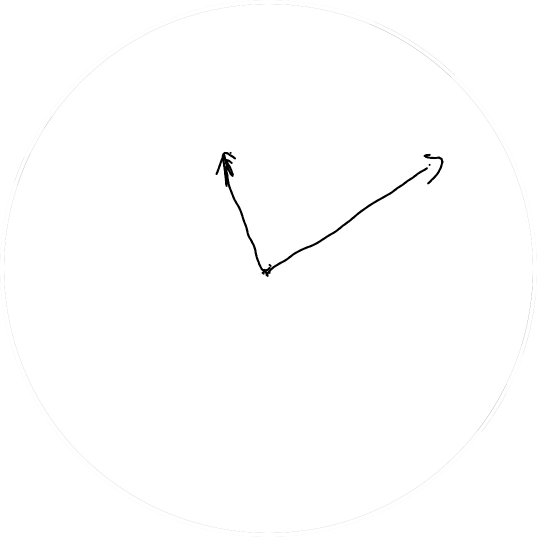
#> input picture backend/object_detection/image_test/_h9ezb07yl_hands.jpg, 1074 x 1074 px (shown at 1/2 size); its folder holds 5 pictures in this run
$ python score_hand.py
#> lines starting #> are read from the running program, lines starting #| are printed output that depends on the picture; after the words box and inside, x2 and y2 are one past the last pixel; in counts of white or black regions, pixels touching at a corner belong together; long printed decimals are rounded
import os
import numpy as np
from matplotlib import pyplot as plt
import argparse
import math
from math import cos
from math import sin
import cv2
import matplotlib.pyplot as plt
import tensorflow as tf
import sys
import json
from PIL import Image
import os.path
import posixpath
ch_eleven = 0
ch_two = 0
ID_NAME = "_h9ezb07yl"

# [20 lines left out: function detect_line, not called in this run]

def checkcrash(data_num,x1,y1,x2,y2,typehand,h,k,r):
    list_crash = []
    list_status= []
    list_distance = []
    list_num = []
    global ch_eleven,ch_two
    newX1 = x1
    newY1 = y1
    newX2 = x2
    newY2 = y2
    distance = 0
    m = slope(x1,y1,x2,y2)
    i=1
    while(math.pow((newX1-h),2) + math.pow((newY1-k),2) <= math.pow((r),2)):
        newX1+=i
        newY1 = y1-(m*(x1 - newX1))
        cv2.line(rec,(x1,y1),(int(newX1),int(newY1)),(255,123,45),2)
        status,number=inArea((int(newX1),int(newY1)),data_num)
        distance = math.sqrt(((int(newX1)-x1)**2)+((int(newY1)-y1)**2) )
        if(status):
            crash = (x1,y1,int(newX1),int(newY1),typehand)
            break
    list_distance.append(distance)
    list_crash.append((x1,y1,int(newX1),int(newY1),typehand))
    list_num.append(number)
    list_status.append(status)
    #print(status,number)
    newX1 = x1
    newY1 = y1
    newX2 = x2
    newY2 = y2

    i=-1
    while(math.pow((newX1-h),2) + math.pow((newY1-k),2) <= math.pow((r),2)):
        newX1+=i
        newY1 = y1-(m*(x1 - newX1))
        cv2.line(rec,(x1,y1),(int(newX1),int(newY1)),(255,123,45),2)
        #print((int(newX),int(newY)))
        status,number=inArea((int(newX1),int(newY1)),data_num)
        distance = math.sqrt(((int(newX1)-x1)**2)+((int(newY1)-y1)**2) )
        if(status):
            crash = (x1,y1,int(newX1),int(newY1),typehand)
            break
    list_distance.append(distance)
    list_crash.append((x1,y1,int(newX1),int(newY1),typehand))
    list_num.append(number)
    list_status.append(status)
    newX1 = x1
    newY1 = y1
    newX2 = x2
    newY2 = y2

    i=1
    while(math.pow((newX2-h),2) + math.pow((newY2-k),2) <= math.pow((r),2)):
        newX2+=i
        newY2 = y2-(m*(x2 - newX2))
        cv2.line(rec,(x2,y2),(int(newX2),int(newY2)),(5, 107, 120),2)
        #print((int(newX),int(newY)))
        status,number=inArea((int(newX2),int(newY2)),data_num)
        distance = math.sqrt(((int(newX2)-x2)**2)+((int(newY2)-y2)**2) )
        if(status):
            crash = (x2,y2,int(newX2),int(newY2),typehand)
            break
    list_distance.append(distance)
    list_crash.append((x2,y2,int(newX2),int(newY2),typehand))
    list_num.append(number)
    list_status.append(status)
    newX1 = x1
    newY1 = y1
    newX2 = x2
    newY2 = y2

    i=-1
    while(math.pow((newX2-h),2) + math.pow((newY2-k),2) <= math.pow((r),2)):
        newX2+=i
        newY2 = y2-(m*(x2 - newX2))
        status,number=inArea((int(newX2),int(newY2)),data_num)
        cv2.line(rec,(x2,y2),(int(newX2),int(newY2)),(255,123,45),2)
        distance = math.sqrt(((int(newX2)-x2)**2)+((int(newY2)-y2)**2) )
        if(status):
            crash = (x2,y2,int(newX2),int(newY2),typehand)
            break
    list_distance.append(distance)
    list_crash.append((x2,y2,int(newX2),int(newY2),typehand))
    list_num.append(number)
    list_status.append(status)
    x=0
    y=0
    newX=0
    newY=0

    idx = list_distance.index(min(list_distance))
    x,y,newX,newY = list_crash[idx][0],list_crash[idx][1], list_crash[idx][2], list_crash[idx][3]
    print("l",list_status[idx],list_num[idx],list_crash[idx][4])
    cv2.line(rec,(x,y),(newX,newY),(255,123,45),3)
    if(list_crash[idx][4]=="hour" and list_num[idx]==11):
        ch_eleven = 1
    if(list_crash[idx][4]=="minute" and list_num[idx]==2):
        ch_two = 1
    print("jam ",ch_eleven,ch_two)

    if(list_status[idx]==False and list_num[idx]==0 and list_crash[idx][4]=="hour"):
        ch_eleven = check_arrowdegree(x,y,data_num,h,k,r,m,newX,newY)
        #print(x,y,newX,newY)
        #cv2.line(output,(x,y),(newX,newY),(234, 44, 44 ),5)
        #Image.fromarray(output).show()
    print("last ",ch_eleven,ch_two)
    return ch_eleven,ch_two

def checkNumberClass(text):
    if(text == "one"):
        return 1
    elif(text == "two"):
        return 2
    elif(text == "three"):
        return 3
    elif(text == "four"):
        return 4
    elif(text == "five"):
        return 5
    elif(text == "six"):
        return 6
    elif(text == "seven"):
        return 7
    elif(text == "eight"):
        return 8
    elif(text == "nine"):
        return 9
    elif(text == "ten"):
        return 10
    elif(text == "eleven"):
        return 11
    elif(text == "twelve"):
        return 12

 #  check line in number's area n=0 : arrownohead , n=1 : arrow
def inArea(p,data) : #,n,x1,y1,x2,y2
    status = False
    number = 0
    for i in data:
        top_left = (int(i[2]), int(i[0]))
        bottom_right = (int(i[3]), int(i[1]))
        cv2.rectangle(rec, top_left, bottom_right,(53, 77, 206 ), 2)
        text = str(i[5][0]).split(':')
        check = checkInArea(top_left,bottom_right,p)
        if(check == True):
            status = True
            num_text = str(i[5][0]).split(':')
            #print("true",num_text[0])
            number = checkNumberClass(num_text[0])
    return status,number

def checkInArea(top_left,bottom_right,p):
    if (p[0] >= top_left[0] and p[0] <= bottom_right[0] and p[1] >= top_left[1] and p[1] <= bottom_right[1]) :
        return True
    else :
        return False

def slope(x1, y1, x2, y2):
    m = (y2-y1)/(x2-x1)
    return m

# [52 lines left out: functions checkline, checkarrowinbox, not called in this run]


def get_values(iterables, key_to_find):
  return list(filter(lambda x:key_to_find in x, iterables))

def detect_arrow(img):
    Image.fromarray(img).show()
    k = 1
    list_center = []
    list_dist = []
    list_namemean = []
    # convert image to gray scale image
    gray = cv2.cvtColor(img, cv2.COLOR_BGR2GRAY)
    # detect corners with the goodFeaturesToTrack function.
    corners = cv2.goodFeaturesToTrack(gray, 20, 0.001,7)
    corners = np.int0(corners)
    # making a circle at each point that we think is a corner.
    for i in corners:
        x, y = i.ravel()
        center = x,y
        list_center.append(center)
        cv2.circle(img, (x, y), 3, 255, 2)
        #cv2.putText(img,str(k),(x, y), font, 0.1, (0,122,22), 1, cv2.LINE_AA)
        #k = k + 1
    list_diff = []
    max_corr = []
    #cv2.rectangle(img, (x, y), (x+20, y+20), (255,0,0), 10)
    xmean, ymean = (np.mean(corners, axis = 0)).ravel()
    center = (int(xmean),int(ymean))
    cv2.circle(img,center,1,(72, 45, 238),6)
    #Image.fromarray(img).show()
    for i in list_center:
        x,y = i
        distance = math.sqrt(((xmean-x)**2)+((ymean-y)**2) )
        dist = int(distance)
        max_corr.append((x,y))
        list_dist.append(dist)
    idx = list_dist.index(max(list_dist))
    #print(max(list_dist))
    distance = max(list_dist)
    (p1,p2) = max_corr[idx]
    return distance,(p1,p2),center

def check_boxarrow(rec,box_hand,data_num,h,k,r):
    print(box_hand) #[('hour', (370, 198, 395, 169, 'arrow')), ('miniute', (305, 192, 329, 227, 'arrow'))]
    for i in range(0,len(box_hand)):
        #print(box_hand[i][1][4])
        if(box_hand[i][1][4]=="arrow"):
            checkcrash(data_num,box_hand[i][1][0],box_hand[i][1][1],box_hand[i][1][2],box_hand[i][1][3],box_hand[i][0],h,k,r)
        if(box_hand[i][1][4]=="arrownohead"):
            checkcrash(data_num,box_hand[i][1][0],box_hand[i][1][1],box_hand[i][1][2],box_hand[i][1][3],box_hand[i][0],h,k,r)

# [7 lines left out: function arrownohead, not called in this run]

def arrow(xmin,ymin,lenx,leny,data_corr,rec):
    roi = output[ymin:ymin+leny,xmin:xmin+lenx]
    distance,(p1,p2),center = detect_arrow(roi) #p1,p2 : tail
    x,y = center
    return distance,(p1,p2),center

def check_data(data,img):
    list_distance = []
    list_hands = []
    box_arrow = []
    box_hand = []
    if(len(data)==2):
        for i in range(0, len(data)):
            #print(len(data))
            ymin  = data[i][0]
            ymax = data[i][1]
            xmin = data[i][2]
            xmax = data[i][3]
            #cv2.rectangle(img,(xmin,ymin),(xmax,ymax),(212, 238, 127),2)
            name = data[i][5][0].split(":")
            lenx = xmax-xmin
            leny = ymax-ymin
            area = lenx * leny
            #print(area)
            start_point = (data[i][2],data[i][0])
            end_point = (data[i][3],data[i][1])
            #print(name[0])
            if(name[0]=="arrownohead"):
                distance,x1,y1,x2,y2 = arrownohead(xmin,ymin,lenx,leny,data_corr,rec)
                list_distance.append(distance)
                box_arrow.append((x1+xmin,y1+ymin,x2+xmin,y2+ymin,name[0]))
            if(name[0]=="arrow"):
                distance,(p1,p2),center = arrow(xmin,ymin,lenx,leny,data_corr,rec)
                x,y = center
                list_distance.append(distance)
                box_arrow.append((x+xmin,y+ymin,p1+xmin,p2+ymin,name[0]))

        if(list_distance[0]!=list_distance[1]):
            minute = max(list_distance)
            hour = min(list_distance)
            idx_minute_hand = list_distance.index(minute)
            idx_hour_hand = list_distance.index(hour)
            minute_hand = ("minute",box_arrow[idx_minute_hand])
            hour_hand = ("hour",box_arrow[idx_hour_hand])
            #check_boxarrow(box_arrow)
            box_hand.append(hour_hand)
            box_hand.append(minute_hand)
            score_4 = 2
        else:
            score_4 = 1
    else:
        score_4 = 0
    return box_hand,list_hands,score_4
def draw(x1,y1,r,angle):
    length = r
    theta = angle * 3.14 / 180
    #print(theta)
    x2 = x1 + length * cos(theta)
    y2 = y1 + length * sin(theta)
    return x2,y2
def angle(s1, s2):
    return math.degrees(math.atan((s2-s1)/(1+(s2*s1))))

def clockwise(data_num,x_center,y_center,radius,angle):
    x1,y1 = x_center,y_center
    eleven_line=[]
    allpoint = []
    an = -angle
    #print(x_center,y_center,radius)
    number_list = []
    for i in range(0,60):
	# check each line
        x2,y2 = draw(x1,y1,radius,an)
        cv2.line(output,(x1,y1),(int(x2),int(y2)),(0,0,0),(1))
        getSlope = slope(x1,y1,x2,y2)
        c1 = y1-(getSlope*x1)
        a,b = x1,x2
        c,d = y1,y2
        if (x1 < x2):
            a = x1
            b = x2
        elif (x1 > x2):
            a = x2
            b = x1
        if (y1 < y2):
            c = y1
            d = y2
        elif (y1 > y2):
            c = y2
            d = y1
        num_in_line = []
	# check each point 90 and 270
        if an == 90 or an == 270:
            for i in range(int(c),int(d)):
                newX = (i - c1)/getSlope
                status,num = inArea((int(newX),i),data_num)
                #cv2.circle(output, (int(newX),i),2, (0, 128, 255), 2)
                if (status):
                    if (len(num_in_line) == 0):
                        num_in_line.append(num)
                        allpoint.append(((int(newX),i)))
                        if(num==11):
                            eleven = (int(newX),i)
                            eleven_line.append(eleven)
                    else:
                        if (num != num_in_line[len(num_in_line)-1]):
                            num_in_line.append(num)
                            allpoint.append(((int(newX),i)))
                            if(num==11):
                                eleven = (int(newX),i)
                                eleven_line.append(eleven)
        else:
            for i in range(int(a),int(b)):
                newY = (getSlope*i)+ c1
                status,num = inArea((i,int(newY)),data_num)
                #print(status)
                # cv2.circle(output, (i,int(newY)),2, (0, 128, 255), 2)
                if (status):
                    if (len(num_in_line) == 0):
                        num_in_line.append(num)
                        allpoint.append(((i,int(newY))))
                        if(num==11):
                            eleven = (i,int(newY))
                            eleven_line.append(eleven)
                    else:
                        if (num != num_in_line[len(num_in_line)-1]):
                            num_in_line.append(num)
                            allpoint.append(((i,int(newY))))
                            if(num==11):
                                eleven = (i,int(newY))
                                eleven_line.append(eleven)
        if len(num_in_line) != 0:
            number_list.append(num_in_line)
        an = an-6
    print(number_list)
    print(number_list[0])
    # indexes = [index for index in range(len(number_list)) if number_list[index] == '[11]']
    if(number_list[0]==[11]):
        check = 1
        indices = [i for i, x in enumerate(number_list) if x == [11]]
        print(allpoint[max(indices)+1])
        next_point = allpoint[len(number_list)-1]
        print("eleven_line:",eleven_line)
        # for i in eleven_line:
        #     print(i)
        #     cv2.circle(output,(i[0],i[1]),3,(236, 130, 30),5)
        average = [sum(x)/len(x) for x in zip(*eleven_line)]
        print(average)
        point_eleven = average
        cv2.circle(output,(int(average[0]),int(average[1])),3,(126, 236, 80 ),5)
        cv2.circle(output,(int(next_point[0]),int(next_point[1])),3,(126, 236, 80 ),5)
    else:
        check=0
        point_eleven=0
        next_point=0
    status = 0

    return point_eleven,next_point,check

def getAngle(a, b, c):
    ang = math.degrees(math.atan2(c[1]-b[1], c[0]-b[0]) - math.atan2(a[1]-b[1], a[0]-b[0]))
    return ang + 360 if ang < 0 else ang

def check_arrowdegree(x1,y1,data_num,h,k,r,m,x2,y2):#x,y,data_num,h,k,r,m,newX,newY
    ch_eleven = 0
    newX,newY = 0,0
    for i in data_num:
         cv2.rectangle(output, (i[2], i[0]),(i[3], i[1]), (0, 255, 255), 2)
    print("--check_arrowdegree--")
    cv2.line(output,(x1,y1),(x2,y2),(184,158,170),3)
    m = slope(x1,y1,x2,y2)
    newX = newX-1
    newY = y1-(m*(x1 + newX))
    dist = math.sqrt((x1 - newX)**2 + (y1 - newY)**2)
    x3,y3 = draw(x1,y1,dist,0)
    #cv2.line(output,(x1,y1),(int(x3),int(y3)),(29, 120, 15 ),2)

    get_angle = getAngle((x2,y2), (x1, y1), (x3,y3))
    print('Angle = ',get_angle)
    x4,y4 = draw(x1,y1,dist,-get_angle)
    point_1,point_2,check = clockwise(data_num,x1,y1,r,get_angle)
    if(check==1):
        theta1 = getAngle(point_1,(x1, y1),point_2)
        theta2 = getAngle(point_1,(x1, y1),(x2,y2))

        if(theta2<(0.5)*theta1):
            ch_eleven = 1
            print("correct")
        else:
            ch_eleven = 0
    # x5,y5 = draw(x1,y1,dist,-theta1)
    # print(point_1)
    # cv2.line(output,(x1,y1),(int(point_1[0]),int(point_1[1])),(0, 9, 69),2)
    cv2.circle(output,(int(point_1[0]),int(point_1[1])),3,(126, 236, 80 ),5)

    # x6,y6 = draw(x1,y1,dist,-theta2)
    # cv2.line(output,(x1,y1),(int(point_2[0]),int(point_2[1])),(102, 198, 42 ),2)
    cv2.circle(output,(int(point_2[0]),int(point_2[1])),3,(126, 236, 80 ),5)

    cv2.line(output,(x1,y1),(int(x4),int(y4)),(120, 156, 237 ),2)
    Image.fromarray(output).show()
    return ch_eleven
        #line_list.append((xend,yend))


# def score_hand(name):
# Name of the directory containing the object detection module we're using
MODEL_NAME = 'inference_graph'
IMAGE_NAME = '_h9ezb07yl'
FILE = '_hands.jpg'
IMAGE_FOLDER = 'image_test'

# Grab path to current working directory
CWD_PATH = os.getcwd()
PREVIOS_PATH = os.path.abspath(CWD_PATH+ "/../")
# Path to image
PATH_TO_IMAGE = os.path.join(IMAGE_FOLDER,IMAGE_NAME+FILE)
#Read image
image = cv2.imread(PATH_TO_IMAGE)
#> image is the input picture: shape (1074, 1074, 3); min 0, max 255, mean 253.9

#read hand
with open("json_hand/script"+IMAGE_NAME+".json") as f:
#> (reads backend/object_detection/json_hand/script_h9ezb07yl.json from the repository)
    data = json.load(f)

data_corr = []
data_circle = []
# read num from json
with open("json_num/script"+IMAGE_NAME+".json") as f:
#> (reads backend/object_detection/json_num/script_h9ezb07yl.json from the repository)
    data2 = json.load(f)
for p in data2['coordinate']:
    data_corr.append(p)
for p in data2['circle']:
    data_circle.append(p)

#load coordinates from json file
name=[]
list_point=[] #list of coordinate no head [(x1,y2),(x2,y2)]
list_centroid =[]
list_crashnum = []
hour_hand = 0
minute_hand = 0
output = image.copy()
rec = image.copy()
font=cv2.FONT_ITALIC
#data[0][0] = ymin , data[0][1]=ymax, data[0][2]=xmin, data[0][3]=xmax
h,k,r = data_circle
#score
score_4 = 0
score_5 = 0

box_hand,list_hands,score_4 = check_data(data,rec)
#> the loop in check_data, `for i in range(0, len(data)):` made 2 passes
#> (distance, p1, p2, x, y) on passes 1 to 2: (153, 82, 224, 34, 78), (240, 1, 208, 201, 76)
#> pass 1, in arrow, `roi = output[ymin:ymin+leny,xmin:xmin+lenx]`:
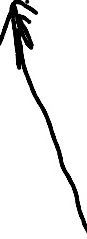
#> roi: shape (239, 87, 3); min 0, max 255, mean 233.1
#> pass 2, in arrow (call 2), `roi = output[ymin:ymin+leny,xmin:xmin+lenx]`:
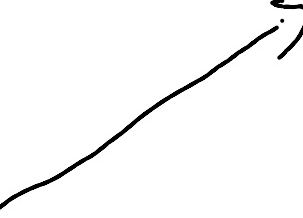
#> roi: shape (218, 303, 3); min 0, max 255, mean 248.2
#> after the loop in check_data, `for i in range(0, len(data)):`: box_arrow = [(468, 382, 516, 528, 'arrow'), (778, 385, 578, 517, 'arrow')]; list_distance = [153, 240]
#> in check_data, `minute = max(list_distance)`: minute = 240
#> in check_data, `hour = min(list_distance)`: hour = 153
#> in check_data, `idx_minute_hand = list_distance.index(minute)`: idx_minute_hand = 1
#> in check_data, `idx_hour_hand = list_distance.index(hour)`: idx_hour_hand = 0
#> in check_data, `minute_hand = ("minute",box_arrow[idx_minute_hand])`: minute_hand = ('minute', (778, 385, 578, 517, 'arrow'))
#> in check_data, `hour_hand = ("hour",box_arrow[idx_hour_hand])`: hour_hand = ('hour', (468, 382, 516, 528, 'arrow'))
#> box_hand = [('hour', (468, 382, 516, 528, 'arrow')), ('minute', (778, 385, 578, 517, 'arrow'))]; list_hands = []; score_4 = 2
check_boxarrow(rec,box_hand,data_corr,h,k,r)
#| [('hour', (468, 382, 516, 528, 'arrow')), ('minute', (778, 385, 578, 517, 'arrow'))]
#> the loop in check_boxarrow, `for i in range(0,len(box_hand)):` made 2 passes
#| l False 0 hour
#| jam  0 0
#| --check_arrowdegree--
#| Angle =  108.185
#| [[11], [11], [11], [10], [10], [10], [10], [9], [9], [8], [8], [7], [7], [2], [2], [1], [1], [12], [12]]
#| [11]
#| (201, 228)
#| eleven_line: [(303, 97), (276, 118), (276, 169)]
#| [285.0, 128.0]
#| correct
#> (further printed lines are left out)
#> pass 1, in check_arrowdegree, `Image.fromarray(output).show()`:
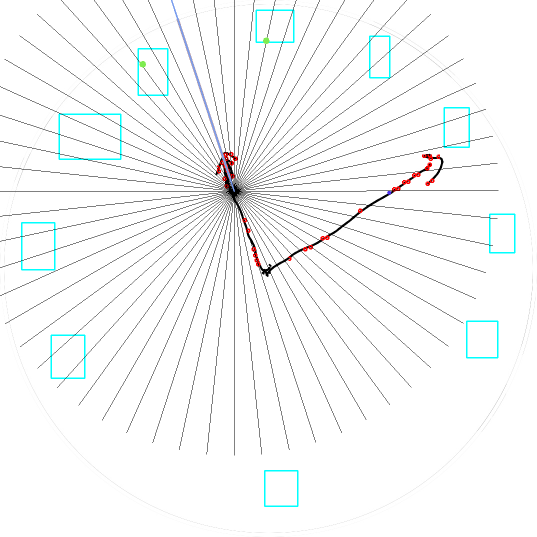
#> shown: PIL image 1074x1074 RGB (shown at 1/2 size); mean R, G, B 246.4, 247.9, 248
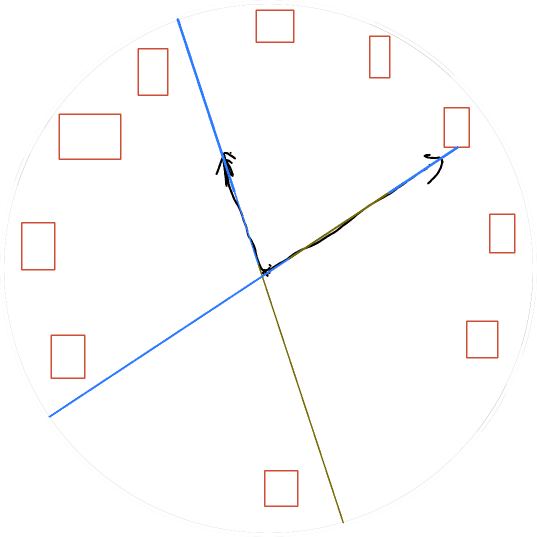
#> rec: shape (1074, 1074, 3) (shown at 1/2 size); 1.46% of pixels changed, all inside (x1, y1, x2, y2) = (42, 19, 1031, 1047)
#rule4

#rule5
if(ch_eleven==1):
    score_5 = score_5 + 1
if(ch_two==1):
    score_5 = score_5 + 1

print("4.have 2 hands: ",score_4)
#| 4.have 2 hands:  2
print("5.hands on correct digit:",score_5)
Image.fromarray(rec).show()
cv2.imwrite(os.path.join(IMAGE_FOLDER,ID_NAME+'frame.jpg'),rec)
